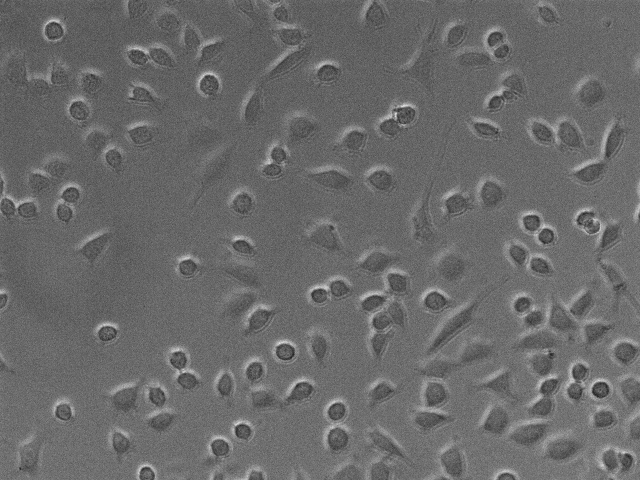
#> input picture matlab_tests/Scene1Interval001_PHASE.png, 1280 x 960 px, found by its file name (shown at 1/2 size)
$ python seg.py   (older library calls are emulated)
#> lines starting #> are read from the running program, lines starting #| are printed output that depends on the picture
### seg_src/img_utils.py
import numpy as np
import matplotlib.pyplot as plt
import cv2
import matplotlib.image as mpimg
import debug_utils as dbg

def load_img(path, resize_factor, gray=True, eight_bit=True, float = True, normalize = True):
    """

    Loads normalized image

    Parameters
    ----------
    path : str
        image path
    resize_factor : double
        image resize factor
    gray : bool
        load as grayscale

    Returns
    -------
    img : ndarray
        2D array of normalized image
    """
#> called with resize_factor = 0.5, gray = True, eight_bit = False, float = True, normalize = True
    img = cv2.imread(path, cv2.IMREAD_ANYDEPTH)
#> img is the input picture: shape (960, 1280) uint16; min 1616, max 6033, mean 3467.1
    if normalize:
        img = cv2.normalize(img, None, alpha=0, beta=255, norm_type=cv2.NORM_MINMAX).astype(np.uint8)

    """if gray:
        img = cv2.imread(path, cv2.IMREAD_ANYDEPTH).astype(np.uint8)
    elif not eight_bit:
        img = cv2.imread(path, cv2.IMREAD_ANYDEPTH)
        img = img / 1100
    else:
        img = cv2.imread(path)"""

    if resize_factor != 1:
        img = resize_img(img, resize_factor)

    """if not eight_bit:
        return img"""

    if float:
        return im2double(img)
    else:
        return img

# [78 lines left out: functions bg_removal, normalize, not called in this run]


def get_dim(img):
    """
    Returns image dimensions

    Parameters
    ----------
    img : ndarray
        2D array that represents image

    Returns
    -------
    (image rows, image columns)
    """

    try:
        img_dim = (img.shape[0], img.shape[1])
#> img_dim = (960, 1280)
    except IndexError:
        img_dim = (1, img.shape[0])
    return img_dim


def resize_img(img, img_scale):
    """

    Parameters
    ----------
    img : ndarray
        2D array that represents image

    img_scale : float
        Scale factor

    Returns
    -------
    img_resize : ndarray
        2D array of resized image
    """

    img_dim = get_dim(img)
#> img_dim = (960, 1280)

    if img_scale < 1:
        # Shrink image
        img_resize=cv2.resize(img, (round(img_dim[1] * img_scale), round(img_dim[0] * img_scale)), interpolation=cv2.INTER_AREA) # Expects opencv compatible array
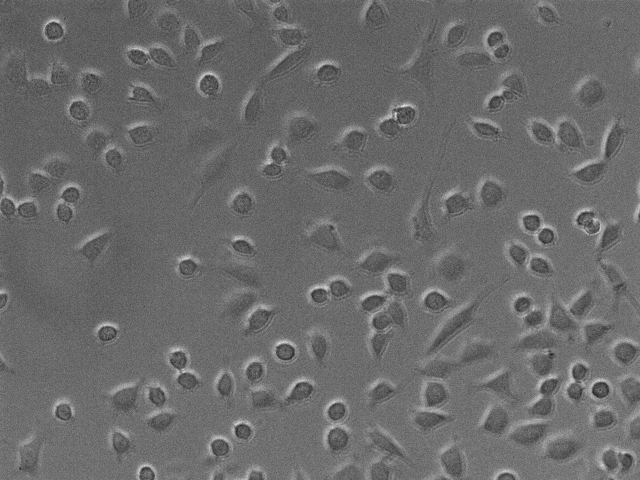
#> img_resize: shape (480, 640); min 37, max 224, mean 107
        return img_resize
    if img_scale > 1:
        # Enlarge image
        img_resize=cv2.resize(img, (round(img_dim[1] * img_scale), round(img_dim[0] * img_scale)), interpolation=cv2.INTER_CUBIC) # Expects opencv compatible array
        #img_resize = np.array(img_resize) # convert image to ndarray
        return img_resize

    return img

def im2double(im):
    info = np.iinfo(im.dtype) # Get the data type of the input image
    return im.astype(np.float) / info.max # Divide all values by the largest possible value in the datatype

# [8 lines left out: function is_noisy, not called in this run]

def expand_img(img, pad_pixels):
    return np.pad(img, ((pad_pixels, pad_pixels),( pad_pixels, pad_pixels)), mode='constant', constant_values=0)

# [3 lines that do not run on import are left out]

### seg_src/prec_params.py
"""
Contains parameter classes used in precondition

KerParams represents the kernel parameters.

OptParams represents the optimization parameters.
"""

import numpy as np


class KerParams:
    """
    Represents kernel parameters.

    Parameters
    ----------
    ring_rad : float
        Phase ring outer radius.
    ring_wid : float
        Phase ring width.
    ker_rad : float
        Kernel radius.
    zetap : float
        Amplitude attenuation factors caused by phase ring.
    dict_size : int
        Size of dictionary.
    """
    def __init__(self, ring_rad=4, ring_wid=0.8, ker_rad=2, zetap=0.8, dict_size=20):
        self.ring_rad = ring_rad # Phase ring outer radius
        self.ring_wid = ring_wid # Phase ring width
        self.ker_rad = ker_rad # Kernel radius
        self.zetap = zetap # Amplitude attenuation factors caused by phase ring
        self.dict_size = dict_size # Size of dictionary


class OptParams:
    """
    Represents optimization parameters.

    Parameters
    ----------
    smooth_weight : float
        Spatial smoothness term weight.
    spars_weight : float
        Sparsity term weight.
    sel_basis : int
        Max selected basis.
    epsilon : float
        Part of smoothing term.
    gamma : int
        Part of re-weighting term.
    img_scale : float
        Image scaling factor.
    max_itr : int
        Max number of optimization iterations.
    opt_tolr : float
        Optimization tolerance.
    """
    def __init__(self, smooth_weight=1, spars_weight=0.4, sel_basis=3, epsilon=3, gamma=3, img_scale=1, max_itr=100, opt_tolr=np.finfo(float).eps):
        self.smooth_weight = smooth_weight # Spatial smoothness term weight
        self.spars_weight = spars_weight # Sparsity term weight
        self.sel_basis = sel_basis # Max selected basis
        self.epsilon = epsilon # Part of smoothing term
        self.gamma = gamma # Part of re-weighting term
        self.img_scale = img_scale # Image scaling factor
        self.max_itr = max_itr # Max number of optimization iterations
        self.opt_tolr = opt_tolr # Optimization tolerance

### seg_src/seg.py
import numpy as np
import prec_sparse as ps
import process as pr
import img_utils as iu
from prec_params import KerParams, OptParams
import img_utils
import random
import prec_params
import os
import cv2


def get_gradient(img):
    # Calculate the x and y gradients using Sobel operator
    grad_x = np.float32(cv2.Sobel(img, cv2.CV_64F, 1, 0, ksize=5))
    grad_y = np.float32(cv2.Sobel(img, cv2.CV_64F, 0, 1, ksize=5))

    # Combine the two gradients
    grad = cv2.addWeighted(np.absolute(grad_x), 0.5, np.absolute(grad_y), 0.5, 0)

    return grad

def align_img(img_to_align, img_ref):
    img_to_align = iu.load_img("images\\L136\\A2\\4\\L136_phase_A2_4_2018y02m12d_08h45m.tif", 0.5, True, False)
    img_ref = iu.load_img("images\\L136\\A2\\4\\L136_phase_A2_4_2018y02m12d_08h30m.tif", 0.5, True, False)

    #img_to_align = iu.load_img("dbg\\ColorAlignedImage.png", 1, True, False)
    #img_ref = iu.load_img("images\\L136\\A2\\4\\L136_phase_A2_4_2018y02m12d_08h45m.tif", 0.5, True, False)

    img_aligned = img_to_align

    # Find the width and height of the color image
    size = img_ref.shape
    height = size[0]
    width = size[1]

    # Define motion model
    warp_mode = cv2.MOTION_TRANSLATION

    # Set the warp matrix to identity.
    warp_matrix = np.eye(2, 3, dtype=np.float32)

    # Set the stopping criteria for the algorithm.
    criteria = (cv2.TERM_CRITERIA_EPS | cv2.TERM_CRITERIA_COUNT, 500000000, 0.00001)

    # Warp the blue and green channels to the red channel
    (cc, warp_matrix) = cv2.findTransformECC(get_gradient(img_ref), get_gradient(img_to_align),
                                             warp_matrix, warp_mode, criteria)
    #tmp_align = np.uint8(img_to_align)
    #tmp_ref = np.uint8(img_ref)
    #warp_matrix = cv2.estimateRigidTransform(tmp_align, tmp_ref, True)
    # Use Affine warp when the transformation is not a Homography
    img_aligned = cv2.warpAffine(img_to_align, warp_matrix, (width, height),
                                      flags=cv2.WARP_INVERSE_MAP)

    print(warp_matrix)
    # Show final output
    cv2.imwrite("dbg\\ColorImage.png", cv2.normalize(img_ref, None, 0, 255, cv2.NORM_MINMAX))
    cv2.waitKey(0)

    cv2.imwrite("dbg\\ColorAlignedImage.png", cv2.normalize(img_aligned, None, 0, 255, cv2.NORM_MINMAX))
    cv2.waitKey(0)

def main():
    ker_params = KerParams(ring_rad=4, ring_wid=0.8, ker_rad=1, zetap=0.8, dict_size=20)
    opt_params = OptParams(smooth_weight=1, spars_weight=0.4, sel_basis=1, epsilon=3, gamma=3, img_scale=0.5, max_itr=100, opt_tolr=np.finfo(float).eps)
    img = iu.load_img("images\\seq_nec\\Scene1Interval001_PHASE.png", 0.5, True, False)

    align_img(img, img)
    #res_img = pr.seg_phase(img, despeckle_size=5, dev_thresh=1, ker_params=ker_params, opt_params=opt_params, file_name="test", debug=True)

    #pr.gen_phase_mask(red_channel, img)

if __name__== "__main__":
#> (the run stopped early here; a loop or call above may not have finished)

$ run again, with matlab_tests/Scene1Interval022_PHASE.png copied over matlab_tests/Scene1Interval001_PHASE.png
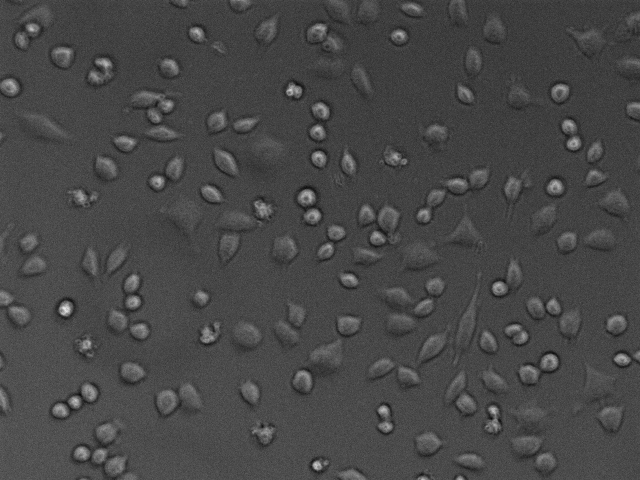
#> input picture matlab_tests/Scene1Interval022_PHASE.png, 1280 x 960 px, found by its file name (shown at 1/2 size)
#> in load_img, img is the input picture: shape (960, 1280) uint16; min 1760, max 7921, mean 3380
#> in resize_img, `img_dim = get_dim(img)`: img_dim = (960, 1280)
#> in resize_img, `img_resize=cv2.resize(img, (round(img_dim[1] * img_scale), round(img_d..`:
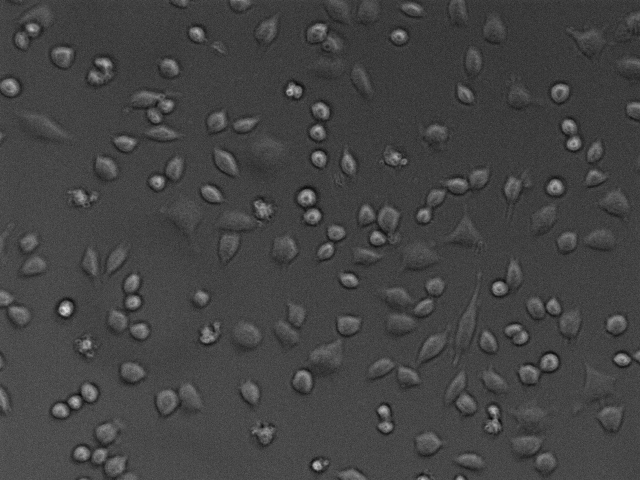
#> img_resize: shape (480, 640); min 6, max 227, mean 67.2

$ run again, with matlab_tests/Scene1Interval029_PHASE.png copied over matlab_tests/Scene1Interval001_PHASE.png
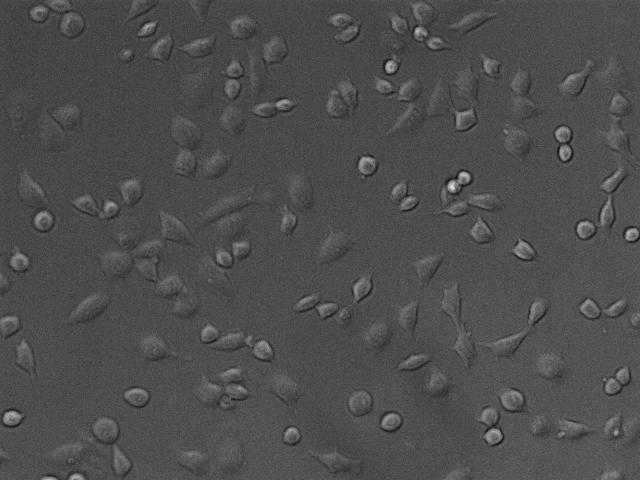
#> input picture matlab_tests/Scene1Interval029_PHASE.png, 1280 x 960 px, found by its file name (shown at 1/2 size)
#> in load_img, img is the input picture: shape (960, 1280); min 0, max 255, mean 77.9
#> in resize_img, `img_dim = get_dim(img)`: img_dim = (960, 1280)
#> in resize_img, `img_resize=cv2.resize(img, (round(img_dim[1] * img_scale), round(img_d..`:
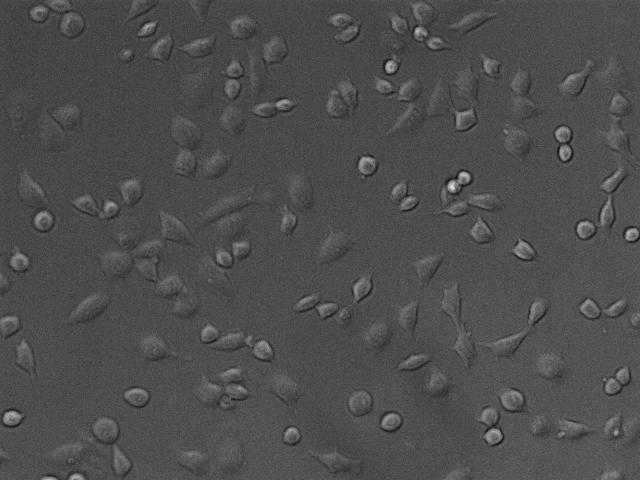
#> img_resize: shape (480, 640); min 15, max 231, mean 78
